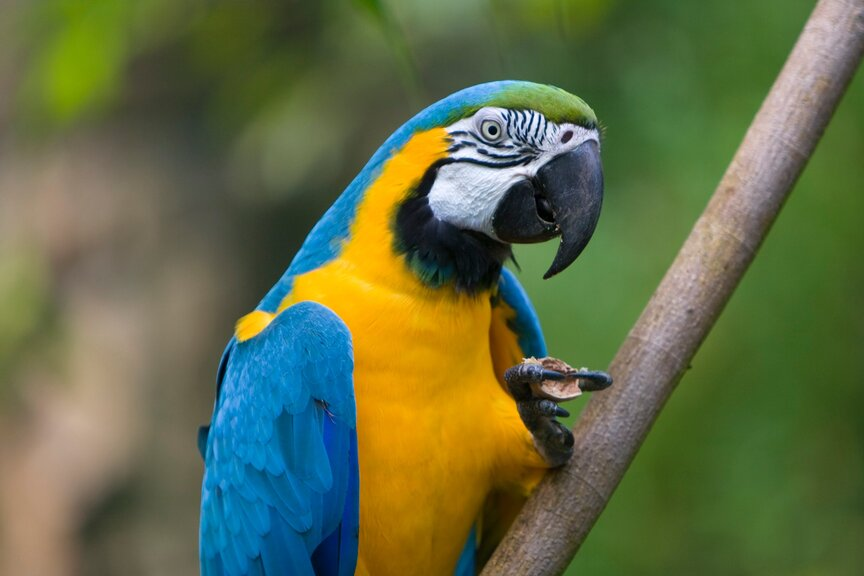
#> input picture opencv/images/sample.jpg, 864 x 576 px
$ python 02_image_operations.py
#> lines starting #> are read from the running program, lines starting #| are printed output that depends on the picture
#!/usr/bin/env python
# -*- coding: utf-8 -*-

"""
OpenCV Görüntü İşleme Operasyonları
-----------------------------------
Bu script, OpenCV ile temel görüntü işleme operasyonlarını göstermektedir:
- Yeniden boyutlandırma
- Kırpma
- Döndürme
- Aynalama
- Afin dönüşümleri
"""

import cv2
import numpy as np
import matplotlib.pyplot as plt
import os

def display_images(images, titles, filename=None):
    """Birden fazla görüntüyü yan yana gösterir ve kaydeder."""
    plt.figure(figsize=(15, 5))

    for i, (img, title) in enumerate(zip(images, titles)):
        plt.subplot(1, len(images), i+1)

        # Eğer görüntü BGR formatındaysa RGB'ye dönüştür
        if len(img.shape) == 3 and img.shape[2] == 3:
            img = cv2.cvtColor(img, cv2.COLOR_BGR2RGB)

        plt.imshow(img, cmap='gray' if len(img.shape) == 2 else None)
        plt.title(title)
        plt.axis('off')

    plt.tight_layout()

    if filename:
        plt.savefig(filename)
        print(f"Görüntü kaydedildi: {filename}")

    plt.show()

def main():
    print("OpenCV Görüntü İşleme Operasyonları")
    print("-" * 40)

    # Örnek görüntüyü yükle veya oluştur
    sample_img_path = "../images/sample.jpg"

    if not os.path.exists(sample_img_path):
        print(f"Hata: Örnek görüntü bulunamadı: {sample_img_path}")
        print("Lütfen önce 01_basics.py scriptini çalıştırın.")
        return

    # Görüntüyü oku
    img = cv2.imread(sample_img_path)
#> img is the input picture: shape (576, 864, 3); mean B, G, R 70.6, 108.1, 97.2

    if img is None:
        print(f"Hata: Görüntü okunamadı: {sample_img_path}")
        return

    # Orijinal görüntü boyutları
    height, width = img.shape[:2]
#> height = 576; width = 864
    print(f"Orijinal görüntü boyutu: {width}x{height}")
#| Orijinal görüntü boyutu: 864x576

    # 1. Yeniden Boyutlandırma
    print("\n1. Yeniden Boyutlandırma")

    # Belirli bir boyuta yeniden boyutlandırma
    resized_fixed = cv2.resize(img, (300, 200))
    print(f"Sabit boyuta yeniden boyutlandırma: 300x200")

    # Oranları koruyarak yeniden boyutlandırma
    scale_factor = 0.5
    resized_scaled = cv2.resize(img, None, fx=scale_factor, fy=scale_factor)
    print(f"Ölçekli yeniden boyutlandırma: {scale_factor} oranında")

    # Farklı interpolasyon yöntemleri
    resized_nearest = cv2.resize(img, (900, 600), interpolation=cv2.INTER_NEAREST)
    resized_cubic = cv2.resize(img, (900, 600), interpolation=cv2.INTER_CUBIC)

    # Sonuçları göster
    display_images(
        [img, resized_fixed, resized_scaled],
        ["Orijinal", "Sabit Boyut (300x200)", f"Ölçekli ({scale_factor})"],
        "../images/resizing.png"
    )
#> the loop in display_images, `for i, (img, title) in enumerate(zip(images, titles)):` made 3 passes
#> title on passes 1 to 3: 'Orijinal', 'Sabit Boyut (300x200)', 'Ölçekli (0.5)'

    # display_images(
    #     [resized_nearest, resized_cubic],
    #     ["En Yakın Komşu İnterpolasyonu", "Kübik İnterpolasyon"],
    #     "../images/interpolation.png"
    # )

    # 2. Kırpma
    print("\n2. Kırpma")

    # Görüntünün ortasından bir bölge kırp
    center_x, center_y = width // 2, height // 2
#> center_x = 432; center_y = 288
    crop_width, crop_height = 200, 150

    start_x = center_x - crop_width // 2
#> start_x = 332
    start_y = center_y - crop_height // 2
#> start_y = 213

    cropped = img[start_y:start_y+crop_height, start_x:start_x+crop_width]
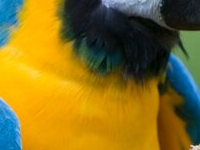
#> cropped: shape (150, 200, 3); mean B, G, R 32.5, 111.7, 134.4
    print(f"Kırpılan bölge: ({start_x},{start_y}) - ({start_x+crop_width},{start_y+crop_height})")
#| Kırpılan bölge: (332,213) - (532,363)

    # Sonuçları göster
    display_images(
        [img, cropped],
        ["Orijinal", "Kırpılmış Bölge"],
        "../images/cropping.png"
    )
#> the loop in display_images (call 2), `for i, (img, title) in enumerate(zip(images, titles)):` made 2 passes

    # 3. Döndürme
    print("\n3. Döndürme")

    # Görüntü merkezini hesapla
    center = (width // 2, height // 2)
#> center = (432, 288)

    # 45 derece döndürme
    angle = 45
    rotation_matrix = cv2.getRotationMatrix2D(center, angle, 1.0)
    rotated_45 = cv2.warpAffine(img, rotation_matrix, (width, height))

    # 90 derece döndürme
    angle = 90
    rotation_matrix = cv2.getRotationMatrix2D(center, angle, 1.0)
    rotated_90 = cv2.warpAffine(img, rotation_matrix, (width, height))
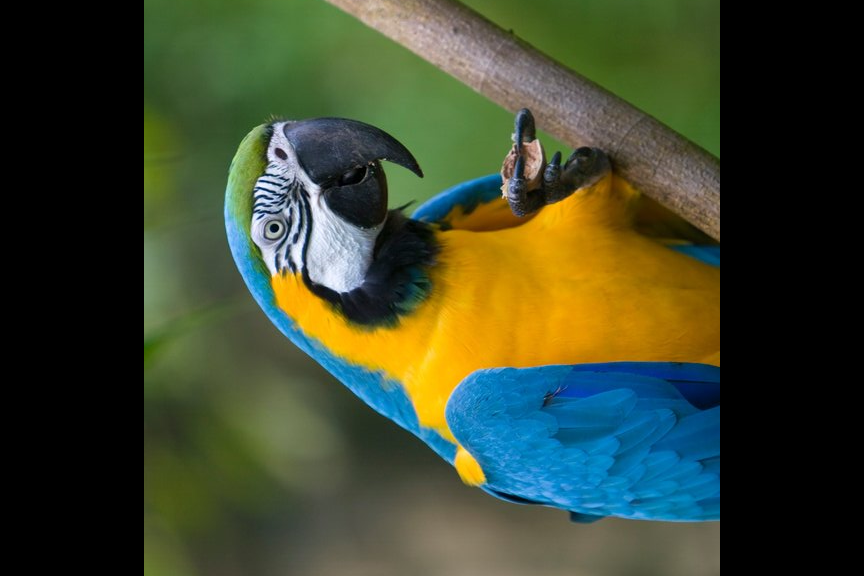
#> rotated_90: shape (576, 864, 3); mean B, G, R 46.6, 70, 61.6

    # Sonuçları göster
    display_images(
        [img, rotated_45, rotated_90],
        ["Orijinal", "45° Döndürülmüş", "90° Döndürülmüş"],
        "../images/rotation.png"
    )

    # 4. Aynalama
    print("\n4. Aynalama")

    # Yatay aynalama
    flipped_horizontal = cv2.flip(img, 1)  # 1 = yatay aynalama
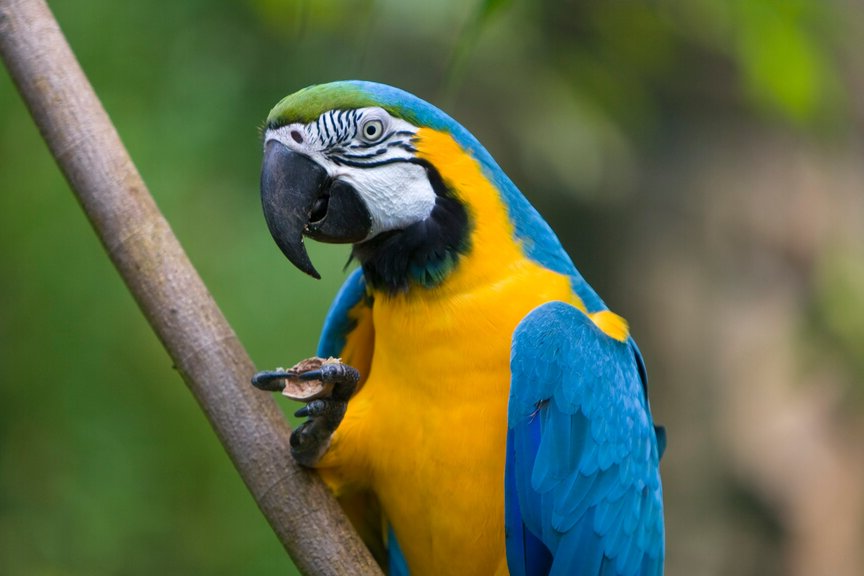
#> flipped_horizontal: shape (576, 864, 3); mean B, G, R 70.6, 108.1, 97.2

    # Dikey aynalama
    flipped_vertical = cv2.flip(img, 0)    # 0 = dikey aynalama
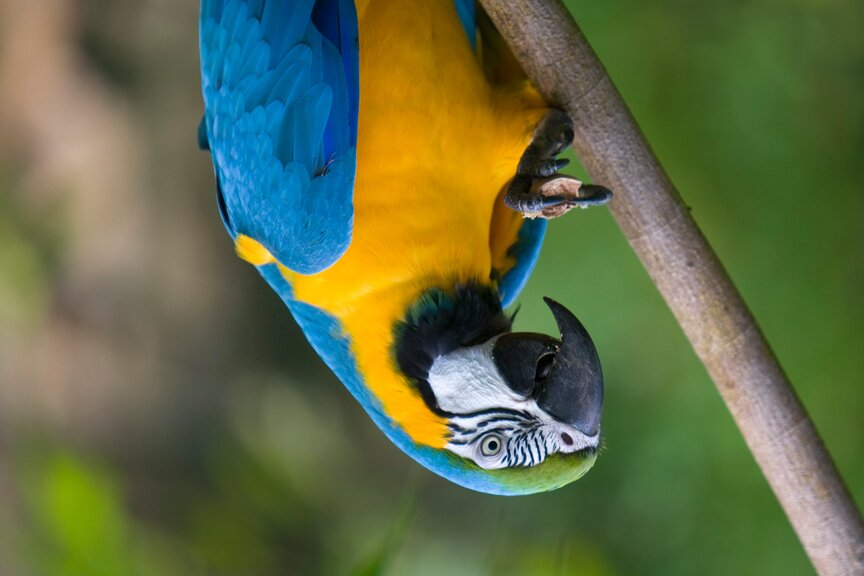
#> flipped_vertical: shape (576, 864, 3); mean B, G, R 70.6, 108.1, 97.2

    # Her iki yönde aynalama
    flipped_both = cv2.flip(img, -1)       # -1 = her iki yönde aynalama
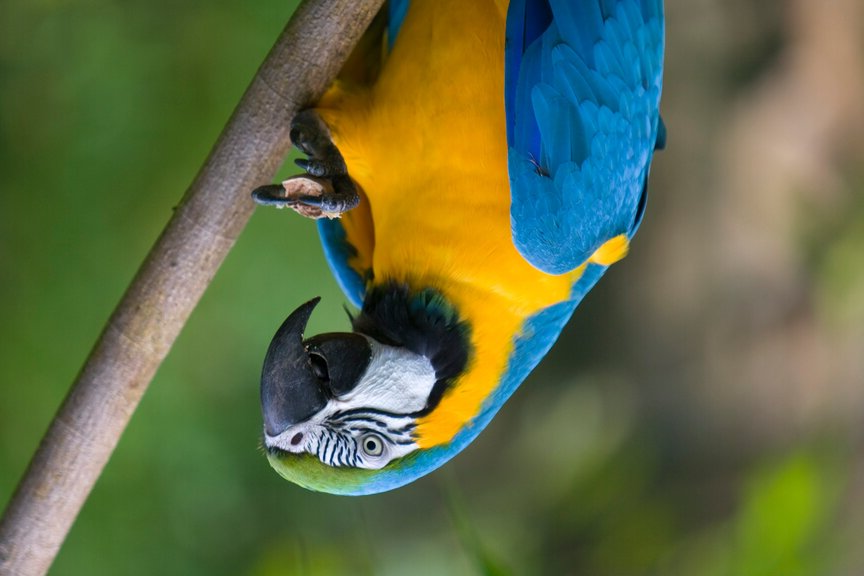
#> flipped_both: shape (576, 864, 3); mean B, G, R 70.6, 108.1, 97.2

    # Sonuçları göster
    display_images(
        [img, flipped_horizontal, flipped_vertical, flipped_both],
        ["Orijinal", "Yatay Aynalama", "Dikey Aynalama", "Her İki Yönde Aynalama"],
        "../images/flipping.png"
    )
#> call 4 of display_images, with filename = '../images/flipping.png'
#> the loop in display_images (call 4), `for i, (img, title) in enumerate(zip(images, titles)):` made 4 passes
#> in display_images (call 4), `plt.savefig(filename)`:
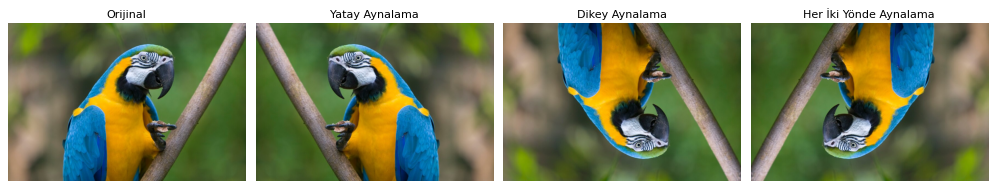
#> figure drawn by matplotlib, 4 panels

    # 5. Afin Dönüşümü
    print("\n5. Afin Dönüşümü")

    # Afin dönüşümü için kaynak ve hedef noktaları tanımla
    rows, cols = img.shape[:2]
#> rows = 576; cols = 864

    # Kaynak noktaları (üçgen)
    src_points = np.float32([
        [0, 0],             # Sol üst
        [cols - 1, 0],      # Sağ üst
        [0, rows - 1]       # Sol alt
    ])
#> src_points = [[0, 0], [863, 0], [0, 575]]

    # Hedef noktaları (üçgen)
    dst_points = np.float32([
        [cols * 0.2, rows * 0.1],  # Sol üst (sağa ve aşağı kaydırılmış)
        [cols * 0.8, rows * 0.2],  # Sağ üst (sola ve aşağı kaydırılmış)
        [cols * 0.1, rows * 0.9]   # Sol alt (sağa ve yukarı kaydırılmış)
    ])

    # Afin dönüşüm matrisini hesapla
    affine_matrix = cv2.getAffineTransform(src_points, dst_points)

    # Afin dönüşümünü uygula
    affine_transformed = cv2.warpAffine(img, affine_matrix, (cols, rows))
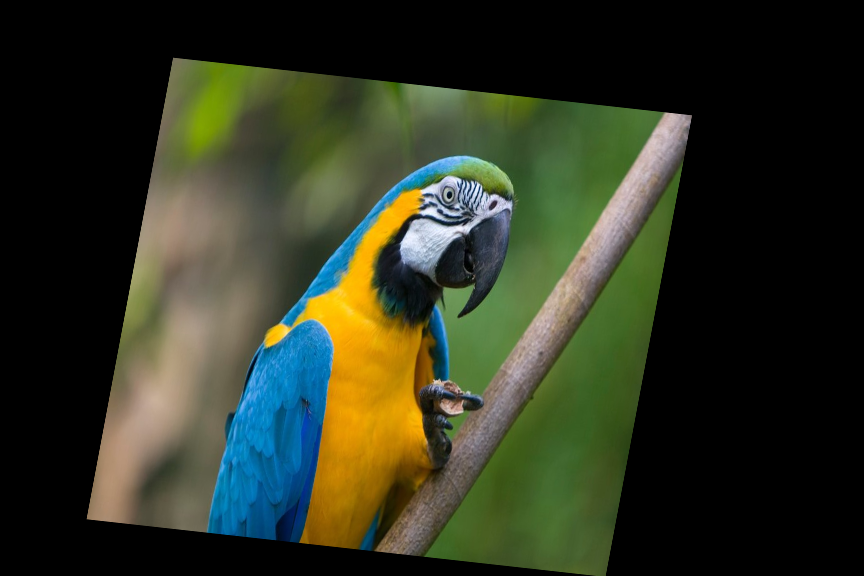
#> affine_transformed: shape (576, 864, 3); mean B, G, R 34.7, 53.1, 47.8

    # Sonuçları göster
    display_images(
        [img, affine_transformed],
        ["Orijinal", "Afin Dönüşümü"],
        "../images/affine_transform.png"
    )

    print("\nGörüntü işleme operasyonları tamamlandı!")

if __name__ == "__main__":
    main()

$ run again, with opencv/images/interpolation.png saved as opencv/images/sample.jpg
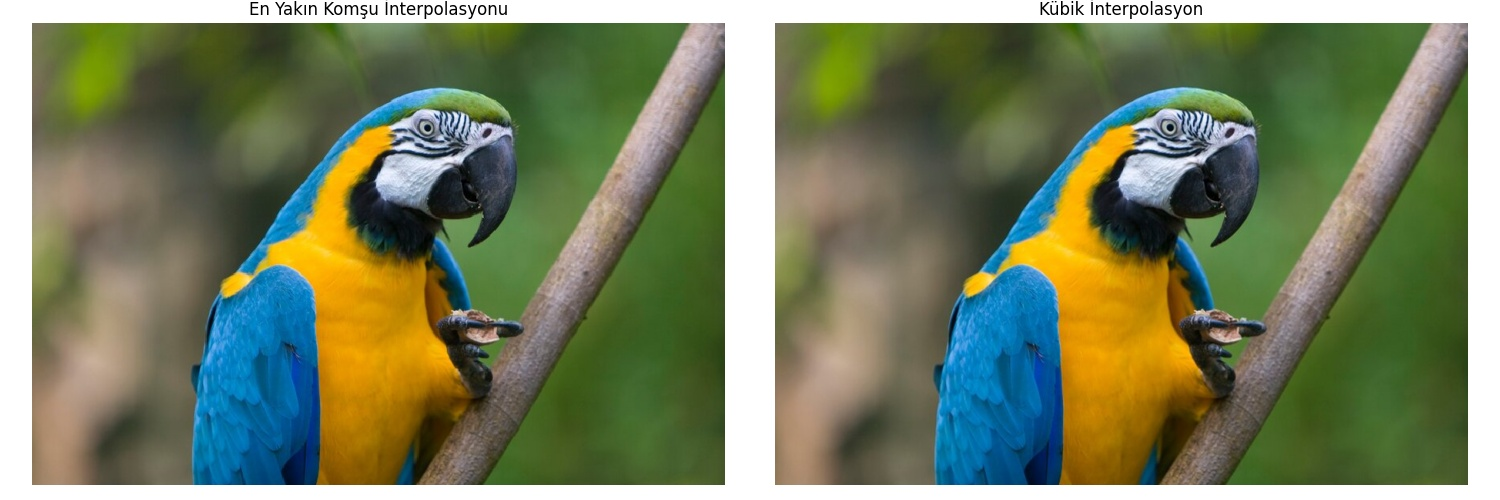
#> input picture opencv/images/interpolation.png, 1500 x 500 px
#> in main, img is the input picture: shape (500, 1500, 3); mean B, G, R 96.6, 128.7, 119.4
#| Orijinal görüntü boyutu: 1500x500
#> the loop in display_images, `for i, (img, title) in enumerate(zip(images, titles)):` made 3 passes
#> title on passes 1 to 3: 'Orijinal', 'Sabit Boyut (300x200)', 'Ölçekli (0.5)'
#| Kırpılan bölge: (650,175) - (850,325)
#> the loop in display_images (call 2), `for i, (img, title) in enumerate(zip(images, titles)):` made 2 passes
#> in main, `flipped_both = cv2.flip(img, -1)`:
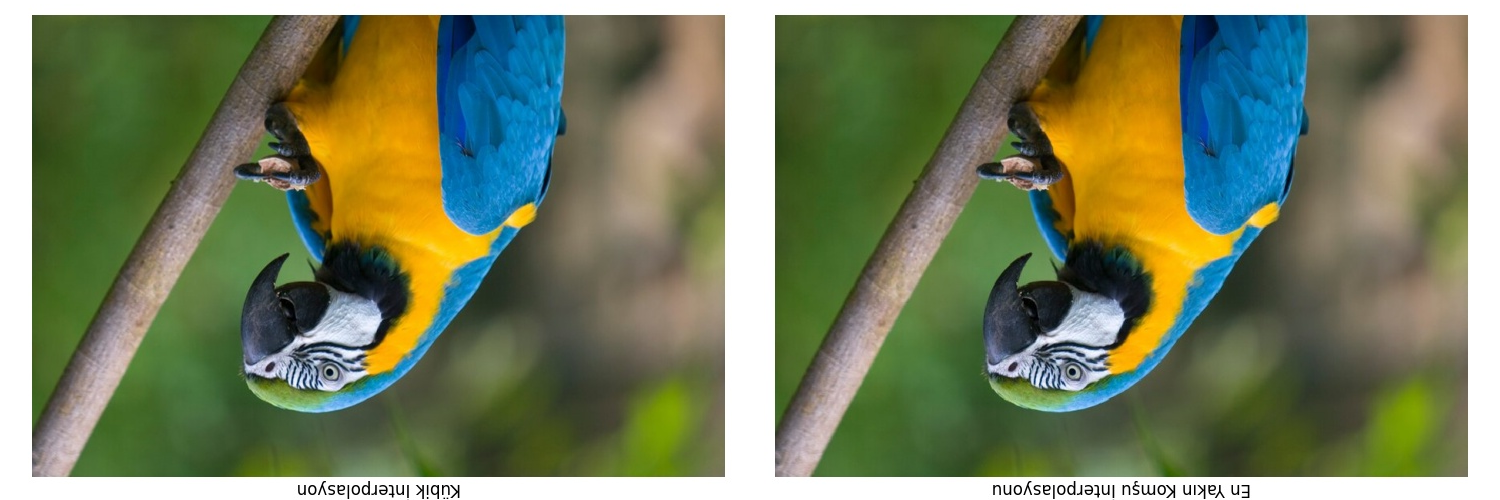
#> flipped_both: shape (500, 1500, 3); mean B, G, R 96.6, 128.7, 119.4
#> in main, `affine_transformed = cv2.warpAffine(img, affine_matrix, (cols, rows))`:
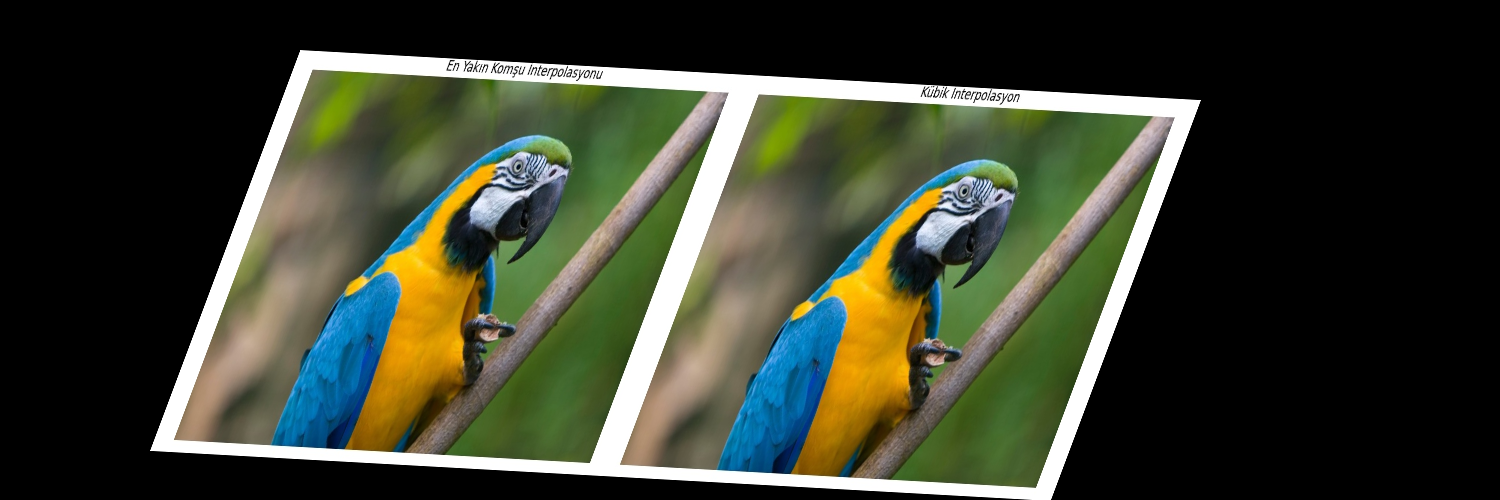
#> affine_transformed: shape (500, 1500, 3); mean B, G, R 47.5, 63.2, 58.7
